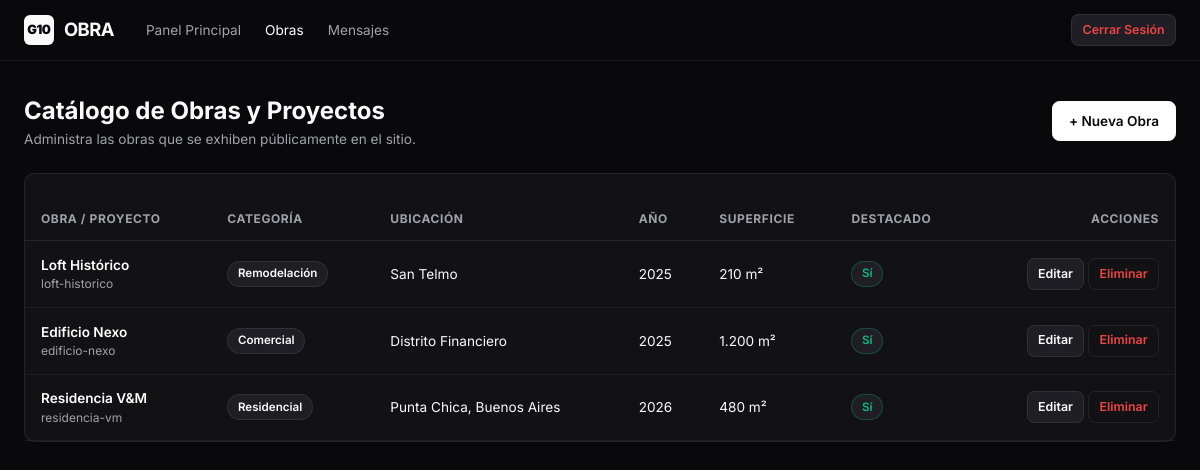
Screenshot of /admin/projects.php (signed in) with the database file from the repository.
### tables this page shows
CREATE TABLE IF NOT EXISTS `projects` (
    `id` INT AUTO_INCREMENT PRIMARY KEY,
    `title` VARCHAR(255) NOT NULL,
    `slug` VARCHAR(255) NOT NULL UNIQUE,
    `category` VARCHAR(100) DEFAULT 'Residencial',
    `location` VARCHAR(200) NULL,
    `year` VARCHAR(10) NULL,
    `surface_area` VARCHAR(50) NULL,
    `description` TEXT NULL,
    `main_image` VARCHAR(255) NULL,
    `featured` TINYINT(1) DEFAULT 0,
    `status` ENUM('draft', 'published') DEFAULT 'published',
    `created_at` TIMESTAMP DEFAULT CURRENT_TIMESTAMP
);

### admin/projects.php (the view, shortened to what this page needs)
<?php
$db = Database::getConnection();
$action = $_GET['action'] ?? 'list';
$editProject = null;
$projects = [];
if ($db) {
    try {
        $projects = $db->query("SELECT * FROM projects ORDER BY id DESC")->fetchAll();
    } catch (Exception $e) {}
}
?>
<!DOCTYPE html>
<html lang="es" class="dark">
<head>
    <link rel="stylesheet" href="../assets/css/style.css">
</head>
<body class="dark-theme">
    <header class="admin-nav">
        <div class="container admin-nav-inner">
            <div style="display: flex; align-items: center; gap: 2rem;">
                <a href="dashboard.php" class="brand">
                    <span class="brand-badge">G10</span>
                    <span>OBRA</span>
                </a>
                <ul class="admin-menu">
                    <li><a href="dashboard.php">Panel Principal</a></li>
                    <li><a href="projects.php" class="active">Obras</a></li>
                    <li><a href="messages.php">Mensajes</a></li>
                </ul>
            </div>
            <div>
                <a href="logout.php" class="btn btn-secondary btn-sm" style="color: #ef4444;">Cerrar Sesión</a>
            </div>
        </div>
    </header>
    <main class="container" style="padding-top: 2rem; padding-bottom: 3rem;">
        <div style="display: flex; justify-content: space-between; align-items: center; margin-bottom: 1.5rem;">
            <div>
                <h1 style="font-size: 1.5rem; font-weight: 700;">Catálogo de Obras y Proyectos</h1>
                <p style="font-size: 0.85rem; color: #a1a1aa;">Administra las obras que se exhiben públicamente en el sitio.</p>
            </div>
            <?php if ($action === 'list'): ?>
                <a href="projects.php?action=new" class="btn btn-primary">+ Nueva Obra</a>
            <?php else: ?>
                <a href="projects.php" class="btn btn-secondary">&larr; Volver al Listado</a>
            <?php endif; ?>
        </div>
        <?php if ($action === 'new' || $action === 'edit'): ?>
            <div class="card" style="max-width: 800px; margin: 0 auto;">
                <h2 style="font-size: 1.15rem; font-weight: 700; margin-bottom: 1.25rem;">
                    <?= $action === 'edit' ? 'Editar Obra: ' . htmlspecialchars($editProject['title']) : 'Registrar Nueva Obra' ?>
                </h2>
                <form method="POST" action="projects.php" enctype="multipart/form-data">
                    <input type="hidden" name="id" value="<?= htmlspecialchars($editProject['id'] ?? '') ?>">
                    <input type="hidden" name="existing_image" value="<?= htmlspecialchars($editProject['main_image'] ?? '') ?>">
                    <div class="grid grid-cols-2">
                        <div class="form-group">
                            <label class="form-label">Título de la Obra *</label>
                            <input class="form-input" type="text" name="title" required value="<?= htmlspecialchars($editProject['title'] ?? '') ?>" placeholder="Ej: Residencia V&M">
                        </div>
                        <div class="form-group">
                            <label class="form-label">Categoría</label>
                            <select class="form-select" name="category">
                                <?php
                                $categories = ['Residencial', 'Comercial', 'Remodelación', 'Diseño de Interiores', 'Edificio'];
                                foreach ($categories as $cat) {
                                    $selected = ($editProject['category'] ?? '') === $cat ? 'selected' : '';
                                    echo "<option value='$cat' $selected>$cat</option>";
                                }
                                ?>
                            </select>
                        </div>
                    </div>
                    <div class="grid grid-cols-3">
                        <div class="form-group">
                            <label class="form-label">Ubicación</label>
                            <input class="form-input" type="text" name="location" value="<?= htmlspecialchars($editProject['location'] ?? '') ?>" placeholder="Ej: San Isidro, Bs As">
                        </div>
                        <div class="form-group">
                            <label class="form-label">Año</label>
                            <input class="form-input" type="text" name="year" value="<?= htmlspecialchars($editProject['year'] ?? date('Y')) ?>" placeholder="2026">
                        </div>
                        <div class="form-group">
                            <label class="form-label">Superficie</label>
                            <input class="form-input" type="text" name="surface_area" value="<?= htmlspecialchars($editProject['surface_area'] ?? '') ?>" placeholder="Ej: 350 m²">
                        </div>
                    </div>
                    <div class="form-group">
                        <label class="form-label">Fotografía Principal de la Obra</label>
                        <input class="form-input" type="file" name="image" accept="image/*">
                        <?php if (!empty($editProject['main_image'])): ?>
                            <div style="margin-top: 0.5rem; font-size: 0.75rem; color: #a1a1aa;">
                                Imagen actual: <code><?= htmlspecialchars($editProject['main_image']) ?></code>
                            </div>
                        <?php endif; ?>
                    </div>
                    <div class="form-group">
                        <label class="form-label">Memoria Descriptiva / Detalles</label>
                        <textarea class="form-textarea" name="description" rows="5" placeholder="Detalla el concepto arquitectónico, sistemas constructivos empleados, etc."><?= htmlspecialchars($editProject['description'] ?? '') ?></textarea>
                    </div>
                    <div class="form-group" style="display: flex; align-items: center; gap: 0.5rem;">
                        <input type="checkbox" id="featured" name="featured" value="1" <?= (!empty($editProject['featured'])) ? 'checked' : '' ?> style="accent-color: #fff; width: 1.1rem; height: 1.1rem;">
                        <label for="featured" class="form-label" style="margin-bottom: 0; cursor: pointer;">Destacar en la Portada Principal</label>
                    </div>
                    <div style="display: flex; gap: 1rem; margin-top: 1.5rem;">
                        <button type="submit" name="save_project" class="btn btn-primary">
                            <?= $action === 'edit' ? 'Guardar Cambios' : 'Publicar Obra' ?>
                        </button>
                        <a href="projects.php" class="btn btn-secondary">Cancelar</a>
                    </div>
                </form>
            </div>
        <?php else: ?>
            <div class="card" style="padding: 0;">
                <div class="table-responsive">
                    <table>
                        <thead>
                            <tr>
                                <th>Obra / Proyecto</th>
                                <th>Categoría</th>
                                <th>Ubicación</th>
                                <th>Año</th>
                                <th>Superficie</th>
                                <th>Destacado</th>
                                <th style="text-align: right;">Acciones</th>
                            </tr>
                        </thead>
                        <tbody>
                            <?php if (!empty($projects)): ?>
                                <?php foreach ($projects as $p): ?>
                                    <tr>
                                        <td>
                                            <div style="font-weight: 600; color: #fff;"><?= htmlspecialchars($p['title']) ?></div>
                                            <div style="font-size: 0.75rem; color: #a1a1aa;"><?= htmlspecialchars($p['slug']) ?></div>
                                        </td>
                                        <td><span class="badge"><?= htmlspecialchars($p['category']) ?></span></td>
                                        <td><?= htmlspecialchars($p['location'] ?: '—') ?></td>
                                        <td><?= htmlspecialchars($p['year'] ?: '—') ?></td>
                                        <td><?= htmlspecialchars($p['surface_area'] ?: '—') ?></td>
                                        <td>
                                            <?= $p['featured'] ? "<span class='badge' style='color:#10b981; border-color: rgba(16,185,129,0.3);'>Sí</span>" : "<span style='color:#71717a;'>No</span>" ?>
                                        </td>
                                        <td style="text-align: right;">
                                            <a href="projects.php?action=edit&id=<?= $p['id'] ?>" class="btn btn-secondary btn-sm">Editar</a>
                                            <a href="projects.php?action=delete&id=<?= $p['id'] ?>" class="btn btn-outline btn-sm" onclick="return confirm('¿Seguro que deseas eliminar esta obra?');" style="color: #ef4444;">Eliminar</a>
                                        </td>
                                    </tr>
                                <?php endforeach; ?>
                            <?php endif; ?>
                        </tbody>
                    </table>
                </div>
            </div>
        <?php endif; ?>
    </main>
</body>
</html>

### assets/css/style.css (style rules this page uses)
:root { --background: oklch(1 0 0); --foreground: oklch(0.145 0 0); --card: oklch(1 0 0); --card-foreground: oklch(0.145 0 0); --popover: oklch(1 0 0); --popover-foreground: oklch(0.145 0 0); --primary: oklch(0.205 0 0); --primary-foreground: oklch(0.985 0 0); --secondary: oklch(0.97 0 0); --secondary-foreground: oklch(0.205 0 0); --muted: oklch(0.97 0 0); --muted-foreground: oklch(0.556 0 0); --accent: oklch(0.97 0 0); --accent-foreground: oklch(0.205 0 0); --destructive: oklch(0.577 0.245 27.325); --border: oklch(0.922 0 0); --input: oklch(0.922 0 0); --ring: oklch(0.708 0 0); --chart-1: oklch(0.87 0 0); --chart-2: oklch(0.556 0 0); --chart-3: oklch(0.439 0 0); --chart-4: oklch(0.371 0 0); --chart-5: oklch(0.269 0 0); --radius: 0.625rem; --sidebar: oklch(0.985 0 0); --sidebar-foreground: oklch(0.145 0 0); --sidebar-primary: oklch(0.205 0 0); --sidebar-primary-foreground: oklch(0.985 0 0); --sidebar-accent: oklch(0.97 0 0); --sidebar-accent-foreground: oklch(0.205 0 0); --sidebar-border: oklch(0.922 0 0); --sidebar-ring: oklch(0.708 0 0); --font-sans: 'Inter', -apple-system, BlinkMacSystemFont, 'Segoe UI', Roboto, sans-serif; --transition: all 0.2s cubic-bezier(0.16, 1, 0.3, 1); --card-bg-subtle: #f4f4f5; --surface-hover: #e4e4e7; }
.dark, body.dark-theme, :root[data-theme="dark"] { --background: #09090b; --foreground: #fafafa; --card: #121215; --card-foreground: #fafafa; --popover: #121215; --popover-foreground: #fafafa; --primary: #ffffff; --primary-foreground: #09090b; --secondary: #1e1e24; --secondary-foreground: #fafafa; --muted: #1c1c21; --muted-foreground: #a1a1aa; --accent: #27272a; --accent-foreground: #fafafa; --destructive: #ef4444; --border: rgba(255, 255, 255, 0.08); --input: rgba(255, 255, 255, 0.12); --ring: #52525b; --chart-1: #e4e4e7; --chart-2: #a1a1aa; --chart-3: #71717a; --chart-4: #52525b; --chart-5: #3f3f46; --card-bg-subtle: #18181b; --surface-hover: #222228; }
html { background-color: var(--background); color: var(--foreground); }
*, *::before, *::after { box-sizing: border-box; margin: 0; padding: 0; }
body { font-family: var(--font-sans); font-size: 14.5px; line-height: 1.5; background-color: var(--background); color: var(--foreground); -webkit-font-smoothing: antialiased; min-height: 100vh; display: flex; flex-direction: column; }
a { color: inherit; text-decoration: none; transition: var(--transition); }
.container { width: 100%; max-width: 1280px; margin-left: auto; margin-right: auto; padding-left: 1.5rem; padding-right: 1.5rem; }
.brand { display: flex; align-items: center; gap: 0.65rem; font-weight: 700; font-size: 1.15rem; letter-spacing: -0.03em; }
.brand-badge { display: inline-flex; align-items: center; justify-content: center; width: 1.85rem; height: 1.85rem; background: var(--foreground); color: var(--background); border-radius: 6px; font-size: 0.8rem; font-weight: 900; }
.btn { display: inline-flex; align-items: center; justify-content: center; gap: 0.5rem; padding: 0.55rem 1rem; font-size: 0.85rem; font-weight: 600; border-radius: calc(var(--radius) * 0.75); cursor: pointer; border: 1px solid transparent; transition: var(--transition); font-family: inherit; white-space: nowrap; }
.btn-primary { background-color: var(--primary); color: var(--primary-foreground); border-color: var(--primary); }
.btn-secondary { background-color: var(--secondary); color: var(--foreground); border: 1px solid var(--border); }
.btn-outline { background-color: transparent; color: var(--foreground); border: 1px solid var(--border); }
.btn-sm { padding: 0.35rem 0.65rem; font-size: 0.775rem; }
.card { background: var(--card); color: var(--card-foreground); border: 1px solid var(--border); border-radius: var(--radius); padding: 1.35rem; position: relative; transition: border-color 0.2s ease; }
.badge { display: inline-flex; align-items: center; gap: 0.4rem; padding: 0.2rem 0.6rem; font-size: 0.725rem; font-weight: 600; border-radius: 999px; background: var(--secondary); color: var(--foreground); border: 1px solid var(--border); }

### rows the page displays
projects: title "Loft Histórico", slug "loft-historico", category "Remodelación", location "San Telmo", year "2025", surface_area "210 m²", featured "Sí"
projects: title "Edificio Nexo", slug "edificio-nexo", category "Comercial", location "Distrito Financiero", year "2025", surface_area "1.200 m²", featured "Sí"
projects: title "Residencia V&M", slug "residencia-vm", category "Residencial", location "Punta Chica, Buenos Aires", year "2026", surface_area "480 m²", featured "Sí"
